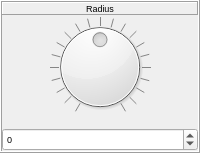
             <widget class="QFrame" name="frame_Radius">
              <property name="sizePolicy">
               <sizepolicy hsizetype="Minimum" vsizetype="Preferred">
                <horstretch>0</horstretch>
                <verstretch>0</verstretch>
               </sizepolicy>
              </property>
              <property name="minimumSize">
               <size>
                <width>50</width>
                <height>100</height>
               </size>
              </property>
              <property name="frameShape">
               <enum>QFrame::Box</enum>
              </property>
              <property name="frameShadow">
               <enum>QFrame::Raised</enum>
              </property>
              <layout class="QVBoxLayout" name="verticalLayout_62">
               <property name="spacing">
                <number>2</number>
               </property>
               <property name="sizeConstraint">
                <enum>QLayout::SetMaximumSize</enum>
               </property>
               <property name="leftMargin">
                <number>0</number>
               </property>
               <property name="topMargin">
                <number>0</number>
               </property>
               <property name="rightMargin">
                <number>0</number>
               </property>
               <property name="bottomMargin">
                <number>0</number>
               </property>
               <item>
                <widget class="QFrame" name="frame_Label_Radius">
                 <property name="frameShape">
                  <enum>QFrame::NoFrame</enum>
                 </property>
                 <property name="frameShadow">
                  <enum>QFrame::Raised</enum>
                 </property>
                 <layout class="QVBoxLayout" name="verticalLayout_63">
                  <property name="leftMargin">
                   <number>0</number>
                  </property>
                  <property name="topMargin">
                   <number>0</number>
                  </property>
                  <property name="rightMargin">
                   <number>0</number>
                  </property>
                  <property name="bottomMargin">
                   <number>0</number>
                  </property>
                  <item>
                   <widget class="QLabel" name="label_Radius">
                    <property name="font">
                     <font>
                      <pointsize>7</pointsize>
                     </font>
                    </property>
                    <property name="autoFillBackground">
                     <bool>false</bool>
                    </property>
                    <property name="frameShape">
                     <enum>QFrame::Panel</enum>
                    </property>
                    <property name="frameShadow">
                     <enum>QFrame::Raised</enum>
                    </property>
                    <property name="text">
                     <string>Radius</string>
                    </property>
                    <property name="alignment">
                     <set>Qt::AlignCenter</set>
                    </property>
                   </widget>
                  </item>
                 </layout>
                </widget>
               </item>
               <item>
                <widget class="QFrame" name="frame_Dial_Radius">
                 <property name="sizePolicy">
                  <sizepolicy hsizetype="Preferred" vsizetype="Preferred">
                   <horstretch>0</horstretch>
                   <verstretch>0</verstretch>
                  </sizepolicy>
                 </property>
                 <property name="frameShape">
                  <enum>QFrame::NoFrame</enum>
                 </property>
                 <property name="frameShadow">
                  <enum>QFrame::Raised</enum>
                 </property>
                 <layout class="QVBoxLayout" name="verticalLayout_64">
                  <property name="leftMargin">
                   <number>0</number>
                  </property>
                  <property name="topMargin">
                   <number>0</number>
                  </property>
                  <property name="rightMargin">
                   <number>0</number>
                  </property>
                  <item>
                   <widget class="QDial" name="dial_Radius">
                    <property name="sizePolicy">
                     <sizepolicy hsizetype="Preferred" vsizetype="Preferred">
                      <horstretch>0</horstretch>
                      <verstretch>0</verstretch>
                     </sizepolicy>
                    </property>
                    <property name="cursor">
                     <cursorShape>OpenHandCursor</cursorShape>
                    </property>
                    <property name="minimum">
                     <number>-2000</number>
                    </property>
                    <property name="maximum">
                     <number>2000</number>
                    </property>
                    <property name="singleStep">
                     <number>1</number>
                    </property>
                    <property name="pageStep">
                     <number>10</number>
                    </property>
                    <property name="value">
                     <number>0</number>
                    </property>
                    <property name="tracking">
                     <bool>true</bool>
                    </property>
                    <property name="orientation">
                     <enum>Qt::Horizontal</enum>
                    </property>
                    <property name="invertedAppearance">
                     <bool>false</bool>
                    </property>
                    <property name="invertedControls">
                     <bool>false</bool>
                    </property>
                    <property name="wrapping">
                     <bool>false</bool>
                    </property>
                    <property name="notchTarget">
                     <double>50.000000000000000</double>
                    </property>
                    <property name="notchesVisible">
                     <bool>true</bool>
                    </property>
                   </widget>
                  </item>
                 </layout>
                </widget>
               </item>
               <item>
                <widget class="QDoubleSpinBox" name="doubleSpinBox_Radius">
                 <property name="sizePolicy">
                  <sizepolicy hsizetype="Preferred" vsizetype="Preferred">
                   <horstretch>0</horstretch>
                   <verstretch>0</verstretch>
                  </sizepolicy>
                 </property>
                 <property name="font">
                  <font>
                   <pointsize>7</pointsize>
                  </font>
                 </property>
                 <property name="wrapping">
                  <bool>false</bool>
                 </property>
                 <property name="frame">
                  <bool>true</bool>
                 </property>
                 <property name="buttonSymbols">
                  <enum>QAbstractSpinBox::UpDownArrows</enum>
                 </property>
                 <property name="accelerated">
                  <bool>true</bool>
                 </property>
                 <property name="keyboardTracking">
                  <bool>true</bool>
                 </property>
                 <property name="showGroupSeparator" stdset="0">
                  <bool>false</bool>
                 </property>
                 <property name="decimals">
                  <number>0</number>
                 </property>
                 <property name="minimum">
                  <double>-2000.000000000000000</double>
                 </property>
                 <property name="maximum">
                  <double>2000.000000000000000</double>
                 </property>
                 <property name="singleStep">
                  <double>1.000000000000000</double>
                 </property>
                 <property name="value">
                  <double>0.000000000000000</double>
                 </property>
                </widget>
               </item>
              </layout>
             </widget>
